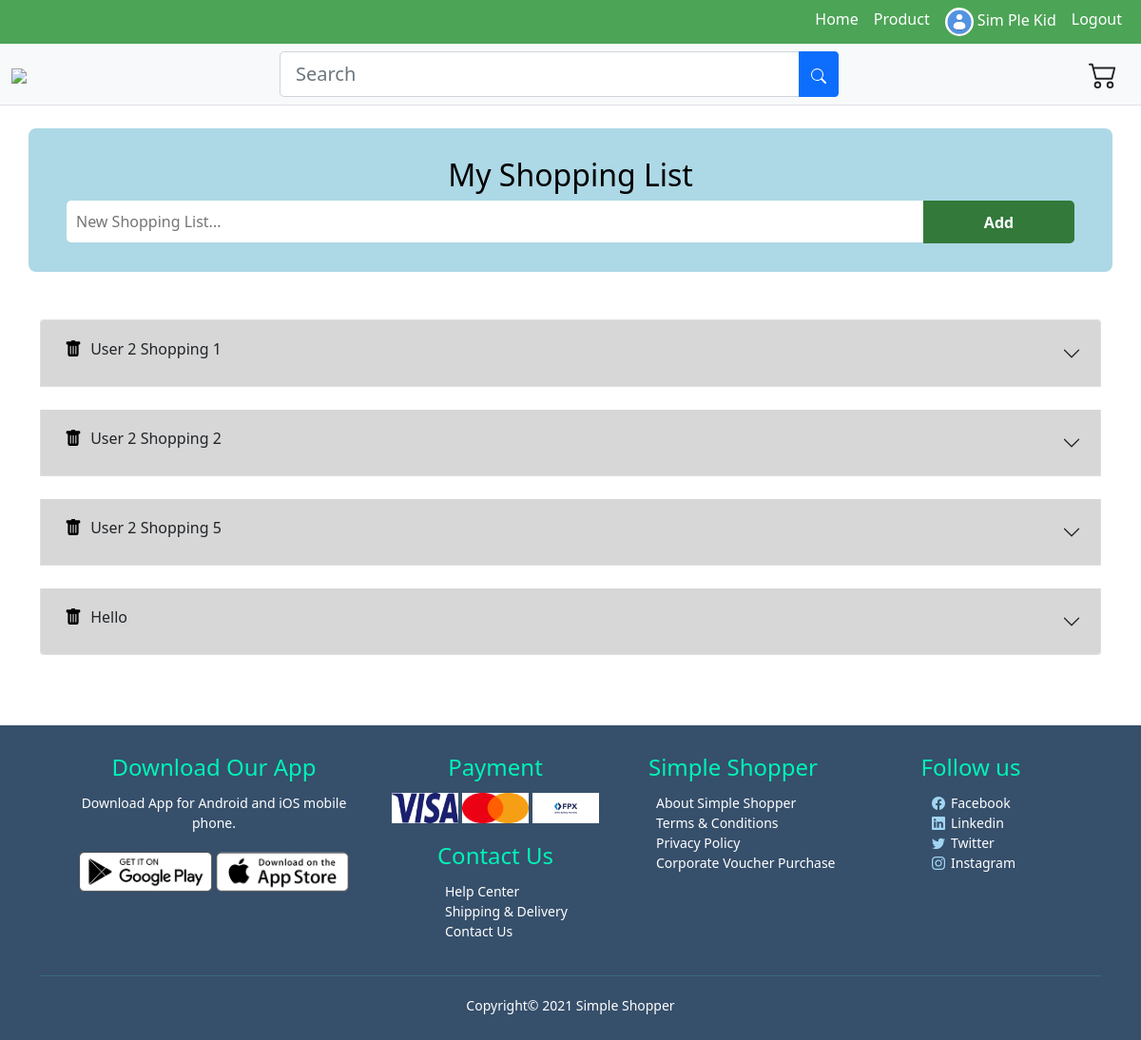
The page /php/shoplist.php (signed in) on the database as committed earlier.
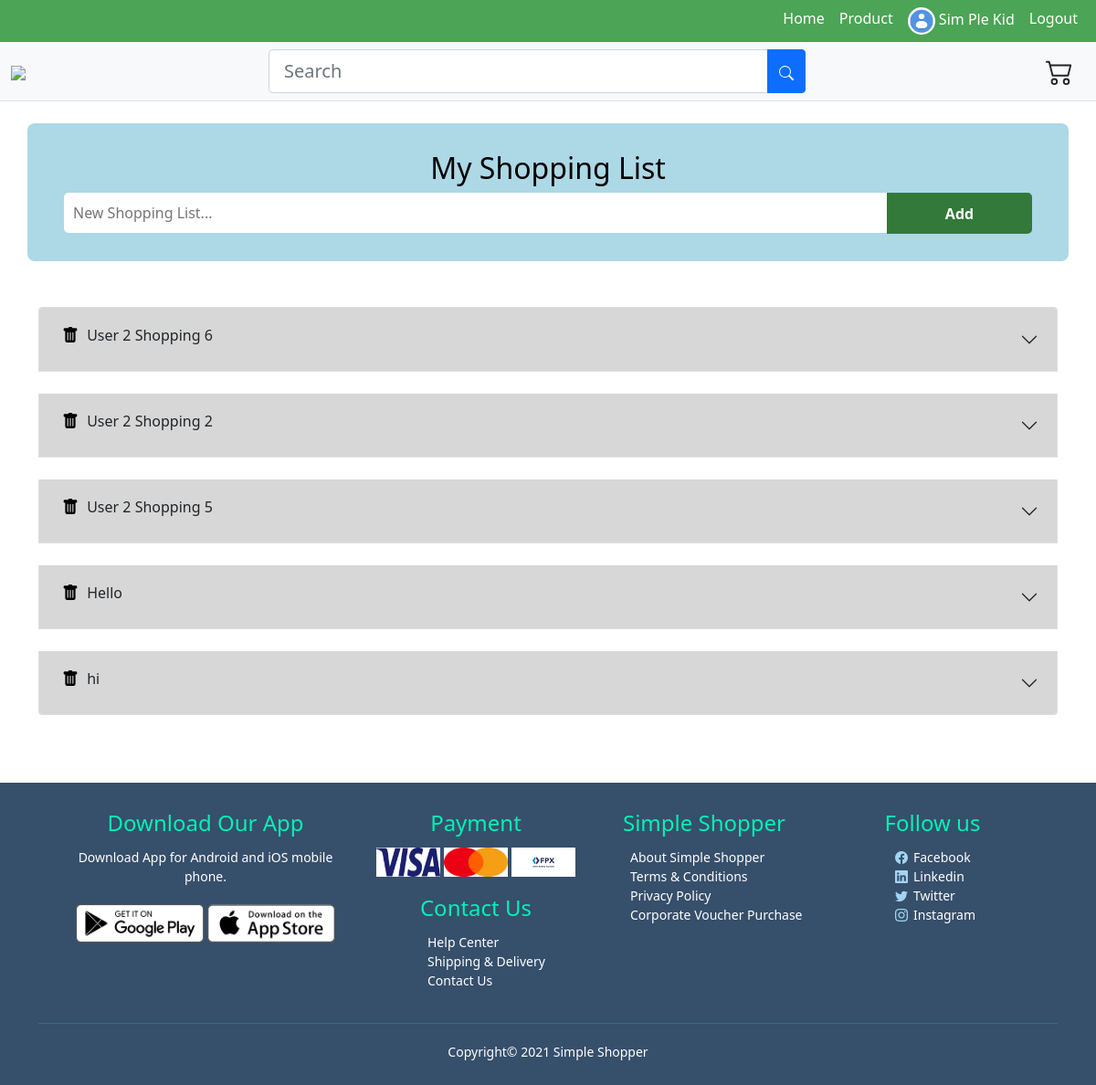
The same page on the database as committed later.
### tables this page shows
CREATE TABLE `shopping_list` (
  `list_id` int(11) NOT NULL,
  `list_name` varchar(1000) NOT NULL,
  `user_id` int(11) NOT NULL
);

### db/conn.php (called while the page is built, shortened)
<?php
    $host='127.0.0.1';
    $db='simple_shopper';
    $user='root';
    $password='';
    $charset='utf8mb4';
    $dsn= "mysql:host=$host;dbname=$db;charset=$charset";
    try{
        $pdo=new PDO($dsn,$user,$password);
        $pdo->setAttribute(PDO::ATTR_ERRMODE,PDO::ERRMODE_EXCEPTION);
    }catch(PDOException $e){
        throw new PDOException($e->getMessage());
    }
    require_once 'shoppingList.php';
    $shoppingList = new shoppingList($pdo);
?>

### db/shoppingList.php (called while the page is built, shortened)
<?php
class shoppingList{
    private $db;
    function __construct($conn){
        $this->db=$conn;
    }
    public function getShoppingList($userID){
        try{
            $sql="SELECT * FROM `shopping_list` where user_id=:userId";
            $stmt=$this->db->prepare($sql);
            $stmt->bindparam(':userId',$userID);
            $stmt->execute();
            $result=$stmt;
            return $result;
        }
        catch(PDOException $e){
            echo $e->getMessage();
            return false;
        }
    }
    public function getShoppingListItem($id){
        try{
            $sql="SELECT shopping_list_item.list_id, shopping_list_item.product_id, shopping_list_item.item_quantity, product.product_image, product.product_description, product.product_amount, product.product_price FROM shopping_list_item INNER JOIN product WHERE product.product_id=shopping_list_item.product_id AND shopping_list_item.list_id=:id";
            $stmt=$this->db->prepare($sql);
            $stmt->bindparam(':id',$id);
            $stmt->execute();
            $result=$stmt;
            return $result;
        }
        catch(PDOException $e){
            echo $e->getMessage();
            return false;
        }
    }
}
?>

### php/shoplist.php (the view, shortened to what the changed rows need)
<?php
    require_once '../db/conn.php';
?>
<!DOCTYPE html>
<html lang="en">
<head>
    <link href="https://cdn.jsdelivr.net/npm/bootstrap@5.0.0-beta3/dist/css/bootstrap.min.css" rel="stylesheet">
    <link rel="stylesheet" href="https://cdn.jsdelivr.net/npm/bootstrap-icons@1.4.1/font/bootstrap-icons.css">
    <link rel="stylesheet" href="../style/design.css">
    <link href="../style/footer.css" rel="stylesheet">
</head>
<br>
<body>
    <form id="myDIV" class="header container" method="POST">
        <h2>My Shopping List</h2>
    </form>
    <main class="container" style="margin-top: 50px; margin-bottom: 50px;">
        <div class="accordion" id="accordionExample">
            <?php
                    $result=$shoppingList->getShoppingList($_SESSION['user_id']);
                    $listcount = $result->rowCount();
                    if ($listcount == 0 ){
                        echo '<h1 class="text-center">It is currently empty.</h1>';
                        echo '<h1 class="text-center">Create a new list and manage it.</h1>';
                    }
                    else
                    while($r=$result->fetch(PDO::FETCH_ASSOC)){
                ?>
            <div class="accordion-item">
                <h2 class="accordion-header" id="heading<?php echo $r['list_id']; ?>">
                    <button class="accordion-button collapsed accordion-item-list" type="button" data-bs-toggle="collapse" data-bs-target="#collapse<?php echo $r['list_id']; ?>" aria-expanded="false" aria-controls="collapse<?php echo $r['list_id']; ?>">
                        <a onClick='javascript: confirmDeleteList(<?php echo $r['list_id']?>,"<?php echo $r['list_name']?>");'  type="button" class="btn btn-outline-danger" style="border:none; padding: 0 5px 5px 5px; margin-bottom: 8px;">
                        </a>
                    <h6 class="thetext" ><?php echo $r['list_name']; ?></h6>
                        </button>
                </h2>
            </div>
            <br>
                <?php } ?>
            </div>
    </main>
</body>
</html>

Rows that differ between the two databases and show on the page:
changed shopping_list: list_name "User 2 Shopping 1" → "User 2 Shopping 6"
added shopping_list: list_name "hi"
